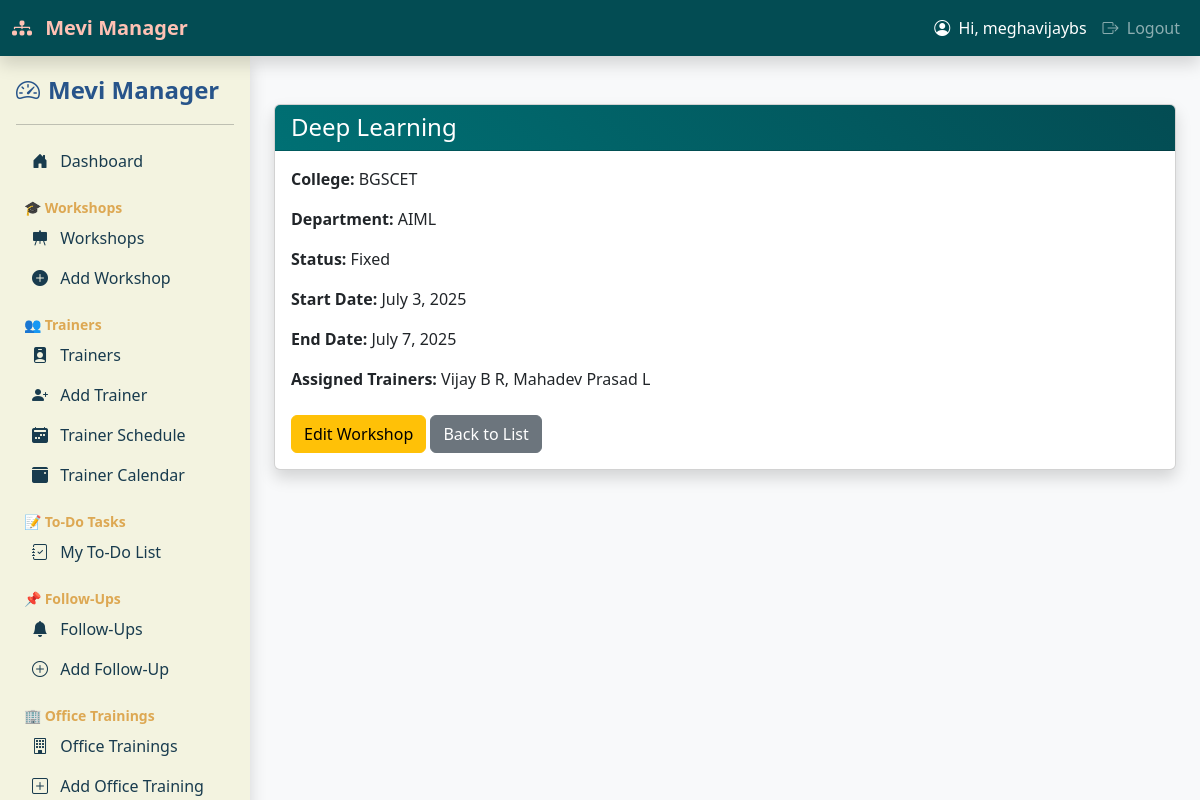
Page /workshops/8/ (signed in) on the committed database.
### workshop_manager/models.py (models this page shows, shortened)
class Workshop(models.Model):
    STATUS_CHOICES = [
        ('tentative', 'Tentative'),
        ('fixed', 'Fixed'),
        ('postponed', 'Postponed'),
        ('cancelled', 'Cancelled'),
        ('completed', 'Completed'),
    ]
    title = models.CharField(max_length=200)
    college = models.CharField(max_length=200)
    department = models.CharField(max_length=100)
    start_date = models.DateField()
    end_date = models.DateField()
    status = models.CharField(max_length=20, choices=STATUS_CHOICES, default='tentative')
    remarks = models.TextField(blank=True)
    created_on = models.DateTimeField(auto_now_add=True)
    updated_on = models.DateTimeField(auto_now=True)
    assigned_trainers = models.ManyToManyField(Trainer, blank=True)
    report = models.FileField(upload_to='workshop_reports/', blank=True, null=True)

class Trainer(models.Model):
    Name = models.CharField(max_length=35)
    phone = models.CharField(max_length=15)
    email = models.EmailField()
    expertise = models.CharField(max_length=200, blank=True)
    is_available = models.BooleanField(default=True)
    cv = models.FileField(upload_to='trainer_cvs/', blank=True, null=True)
    is_full_time = models.BooleanField(default=False)

### workshop_manager/views.py (the view)
# urls.py: path('workshops/<int:pk>/', views.workshop_detail, name='workshop_detail'),
@login_required
def workshop_detail(request, pk):
    workshop = get_object_or_404(Workshop, pk=pk)
    return render(request, 'workshop_detail.html', {'workshop': workshop})

### workshop_manager/templates/workshop_detail.html (shortened to what this page needs)
{% extends 'base.html' %}
{% block content %}
<div class="container mt-5">
    <div class="card shadow">
        <div class="card-header bg-info text-white">
            <h4 class="mb-0">{{ workshop.title }}</h4>
        </div>
        <div class="card-body">
            <p><strong>College:</strong> {{ workshop.college }}</p>
            <p><strong>Department:</strong> {{ workshop.department }}</p>
            <p><strong>Status:</strong> {{ workshop.get_status_display }}</p>
            <p><strong>Start Date:</strong> {{ workshop.start_date|date:"F j, Y" }}</p>
            <p><strong>End Date:</strong> {{ workshop.end_date|date:"F j, Y" }}</p>
            <p><strong>Assigned Trainers:</strong>
                {% if workshop.assigned_trainers.all %}
                    {% for t in workshop.assigned_trainers.all %}
                        {{ t.Name }}{% if not forloop.last %}, {% endif %}
                    {% endfor %}
                {% else %}
                    No trainers assigned.
                {% endif %}
            </p>
            <div class="mt-4">
                <a href="{% url 'edit_workshop' workshop.pk %}" class="btn btn-warning">Edit Workshop</a>
                <a href="{% url 'workshop_list' %}" class="btn btn-secondary">Back to List</a>
            </div>
        </div>
    </div>
</div>
{% endblock %}

### workshop_manager/templates/base.html (shortened to what this page needs)
<!DOCTYPE html>
<html lang="en">
<head>
  {% block head %}
  <link href="https://cdn.jsdelivr.net/npm/bootstrap@5.3.0/dist/css/bootstrap.min.css" rel="stylesheet">
  <link href="https://cdn.jsdelivr.net/npm/fullcalendar@6.1.8/index.global.min.css" rel="stylesheet">
  <link rel="stylesheet" href="https://cdn.jsdelivr.net/npm/bootstrap-icons@1.11.1/font/bootstrap-icons.css">
  {% endblock %}
</head>
<body>
  <nav class="navbar navbar-expand-lg navbar-dark bg-dark fixed-top shadow">
    <div class="container-fluid">
      <a class="navbar-brand" href="{% url 'dashboard' %}">
        <i class="bi bi-diagram-3-fill me-2"></i> Mevi Manager
      </a>
      <div class="collapse navbar-collapse justify-content-end">
        <ul class="navbar-nav">
          {% if user.is_authenticated %}
            <li class="nav-item">
              <span class="nav-link text-white"><i class="bi bi-person-circle me-1"></i> Hi, {{ user.username }}</span>
            </li>
            <li class="nav-item">
              <a class="nav-link" href="{% url 'logout' %}"><i class="bi bi-box-arrow-right me-1"></i> Logout</a>
            </li>
          {% else %}
            <li class="nav-item">
              <a class="nav-link" href="{% url 'login' %}">Login</a>
            </li>
          {% endif %}
        </ul>
      </div>
    </div>
  </nav>
  <div class="d-flex">
    {% include 'sidebar.html' %}
    <div class="container-fluid" style="margin-left: 250px;">
      {% block content %}{% endblock %}
    </div>
  </div>
</body>
</html>

### workshop_manager/templates/base.html (style rules this page uses)
:root { --primary-dark: #034C53; --primary: #007074; --accent: #F38C79; --light-accent: #FFC1B4; }
body { padding-top: 56px; background-color: #f8f9fa; }
.navbar-dark.bg-dark { background-color: var(--primary-dark) !important; }
.navbar-brand { font-weight: bold; font-size: 1.25rem; color: var(--light-accent) !important; }
.nav-link.text-white { color: #fff !important; }
.card-header { background: linear-gradient(45deg, var(--primary), var(--primary-dark)); }
.card-header.text-white { color: #fff !important; }

### rows in the picture
Workshop: title "Deep Learning", college "BGSCET", department "AIML", status "Fixed", start_date "July 3, 2025", end_date "July 7, 2025"
Trainer: Name "Vijay B R"
Trainer: Name "Mahadev Prasad L"

### other values in the picture
{{ user.username }} "meghavijaybs"
